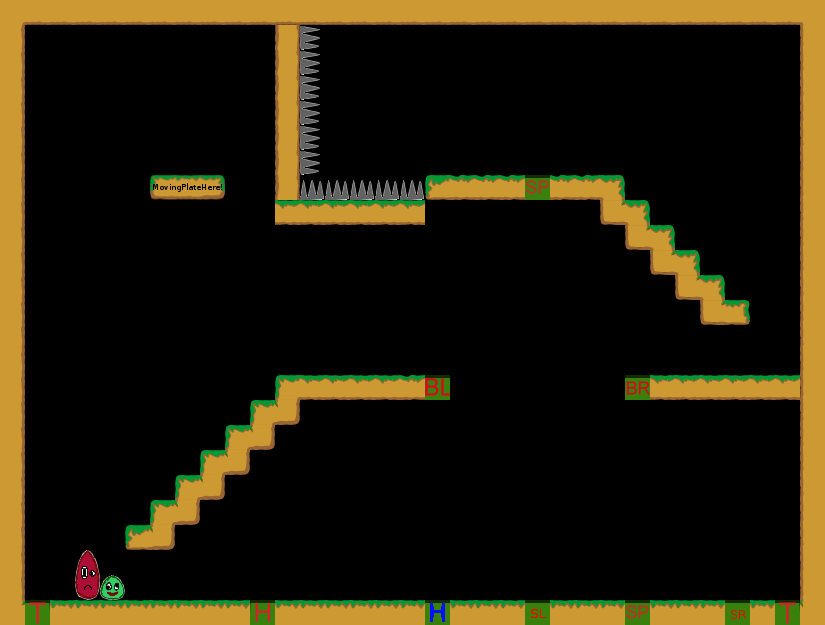

A level layout from a 2D game, rendered from its tile map. Below: a short description, then the map file with tile-grid data replaced by summaries:
An orthogonal 33x25 tile map with 25x25 px tiles, 1 tile layer (Kachelebene 1).

<map version="1.0" orientation="orthogonal" width="33" height="25" tilewidth="25" tileheight="25">
 <tileset firstgid="1" name="Tileset" tilewidth="25" tileheight="25">
  <image source="../../../img/Tileset.png" width="400" height="250" />
 </tileset>
 <layer name="Kachelebene 1" width="33" height="25">
  <data>[825 cells, 186 non-empty, 33 distinct tile ids]</data>
 </layer>
</map>
